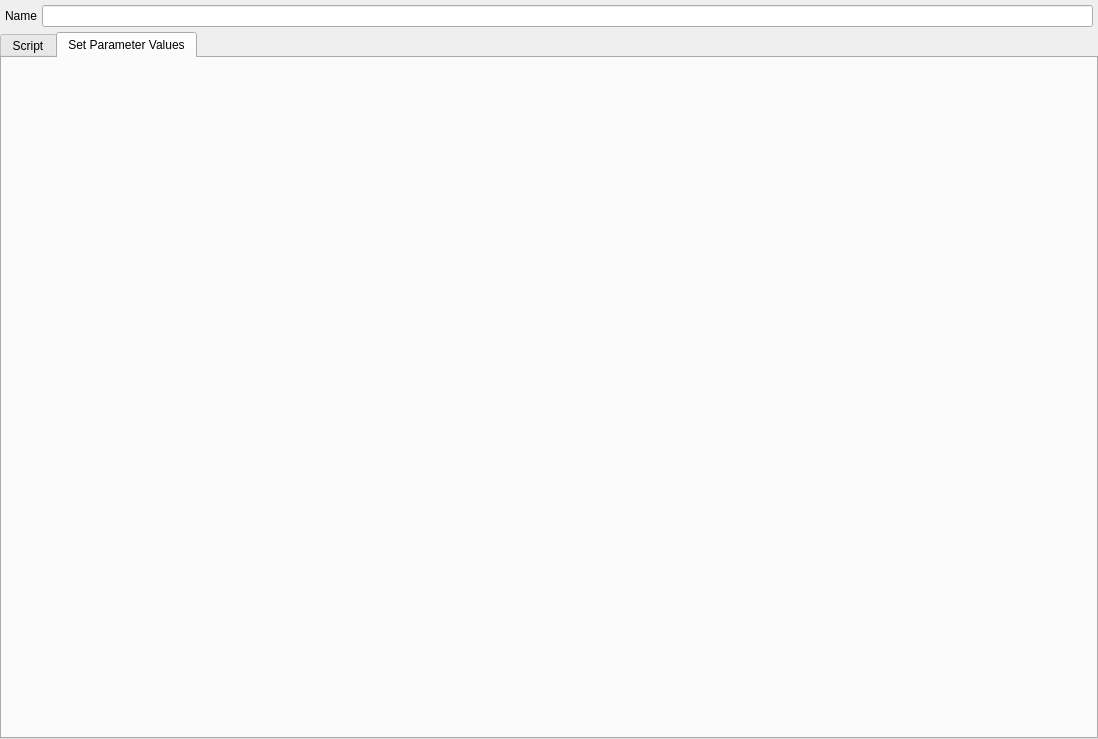
<?xml version="1.0" encoding="UTF-8"?>
<ui version="4.0">
 <class>EditPythonOperatorWidget</class>
 <widget class="QWidget" name="EditPythonOperatorWidget">
  <property name="geometry">
   <rect>
    <x>0</x>
    <y>0</y>
    <width>1098</width>
    <height>739</height>
   </rect>
  </property>
  <property name="sizePolicy">
   <sizepolicy hsizetype="Preferred" vsizetype="Preferred">
    <horstretch>1</horstretch>
    <verstretch>1</verstretch>
   </sizepolicy>
  </property>
  <property name="minimumSize">
   <size>
    <width>866</width>
    <height>629</height>
   </size>
  </property>
  <property name="windowTitle">
   <string>Form</string>
  </property>
  <layout class="QVBoxLayout" name="verticalLayout">
   <property name="spacing">
    <number>0</number>
   </property>
   <property name="leftMargin">
    <number>0</number>
   </property>
   <property name="topMargin">
    <number>0</number>
   </property>
   <property name="rightMargin">
    <number>0</number>
   </property>
   <property name="bottomMargin">
    <number>0</number>
   </property>
   <item>
    <widget class="QWidget" name="widget" native="true">
     <layout class="QHBoxLayout" name="horizontalLayout">
      <property name="spacing">
       <number>5</number>
      </property>
      <property name="leftMargin">
       <number>5</number>
      </property>
      <property name="topMargin">
       <number>5</number>
      </property>
      <property name="rightMargin">
       <number>5</number>
      </property>
      <property name="bottomMargin">
       <number>5</number>
      </property>
      <item>
       <widget class="QLabel" name="label">
        <property name="text">
         <string>Name</string>
        </property>
       </widget>
      </item>
      <item>
       <widget class="QLineEdit" name="name"/>
      </item>
     </layout>
    </widget>
   </item>
   <item>
    <widget class="QTabWidget" name="tabWidget">
     <property name="currentIndex">
      <number>1</number>
     </property>
     <widget class="QWidget" name="scriptTab">
      <attribute name="title">
       <string>Script</string>
      </attribute>
      <layout class="QVBoxLayout" name="verticalLayout_2">
       <item>
        <widget class="QLabel" name="label_2">
         <property name="text">
          <string>Python Script</string>
         </property>
        </widget>
       </item>
       <item>
        <widget class="QTextEdit" name="script">
         <property name="lineWrapMode">
          <enum>QTextEdit::NoWrap</enum>
         </property>
         <property name="html">
          <string>&lt;!DOCTYPE HTML PUBLIC &quot;-//W3C//DTD HTML 4.0//EN&quot; &quot;http://www.w3.org/TR/REC-html40/strict.dtd&quot;&gt;
&lt;html&gt;&lt;head&gt;&lt;meta name=&quot;qrichtext&quot; content=&quot;1&quot; /&gt;&lt;style type=&quot;text/css&quot;&gt;
p, li { white-space: pre-wrap; }
&lt;/style&gt;&lt;/head&gt;&lt;body style=&quot; font-size:11pt; font-weight:400; font-style:normal;&quot;&gt;
&lt;p style=&quot; margin-top:0px; margin-bottom:0px; margin-left:0px; margin-right:0px; -qt-block-indent:0; text-indent:0px;&quot;&gt;def transform(dataset):&lt;/p&gt;
&lt;p style=&quot; margin-top:0px; margin-bottom:0px; margin-left:0px; margin-right:0px; -qt-block-indent:0; text-indent:0px;&quot;&gt;    &amp;quot;&amp;quot;&amp;quot;Define this method for Python operators that&lt;/p&gt;
&lt;p style=&quot; margin-top:0px; margin-bottom:0px; margin-left:0px; margin-right:0px; -qt-block-indent:0; text-indent:0px;&quot;&gt;    transform the input array&amp;quot;&amp;quot;&amp;quot;&lt;/p&gt;
&lt;p style=&quot;-qt-paragraph-type:empty; margin-top:0px; margin-bottom:0px; margin-left:0px; margin-right:0px; -qt-block-indent:0; text-indent:0px;&quot;&gt;&lt;br /&gt;&lt;/p&gt;
&lt;p style=&quot; margin-top:0px; margin-bottom:0px; margin-left:0px; margin-right:0px; -qt-block-indent:0; text-indent:0px;&quot;&gt;    import numpy as np&lt;/p&gt;
&lt;p style=&quot;-qt-paragraph-type:empty; margin-top:0px; margin-bottom:0px; margin-left:0px; margin-right:0px; -qt-block-indent:0; text-indent:0px;&quot;&gt;&lt;br /&gt;&lt;/p&gt;
&lt;p style=&quot; margin-top:0px; margin-bottom:0px; margin-left:0px; margin-right:0px; -qt-block-indent:0; text-indent:0px;&quot;&gt;    # Get the current volume as a numpy array.&lt;/p&gt;
&lt;p style=&quot; margin-top:0px; margin-bottom:0px; margin-left:0px; margin-right:0px; -qt-block-indent:0; text-indent:0px;&quot;&gt;    array = dataset.active_scalars&lt;/p&gt;
&lt;p style=&quot;-qt-paragraph-type:empty; margin-top:0px; margin-bottom:0px; margin-left:0px; margin-right:0px; -qt-block-indent:0; text-indent:0px;&quot;&gt;&lt;br /&gt;&lt;/p&gt;
&lt;p style=&quot; margin-top:0px; margin-bottom:0px; margin-left:0px; margin-right:0px; -qt-block-indent:0; text-indent:0px;&quot;&gt;    # This is where you operate on your data, here we square root it.&lt;/p&gt;
&lt;p style=&quot; margin-top:0px; margin-bottom:0px; margin-left:0px; margin-right:0px; -qt-block-indent:0; text-indent:0px;&quot;&gt;    result = np.sqrt(array)&lt;/p&gt;
&lt;p style=&quot;-qt-paragraph-type:empty; margin-top:0px; margin-bottom:0px; margin-left:0px; margin-right:0px; -qt-block-indent:0; text-indent:0px;&quot;&gt;&lt;br /&gt;&lt;/p&gt;
&lt;p style=&quot; margin-top:0px; margin-bottom:0px; margin-left:0px; margin-right:0px; -qt-block-indent:0; text-indent:0px;&quot;&gt;    # This is where the transformed data is set, it will display in tomviz.&lt;/p&gt;
&lt;p style=&quot; margin-top:0px; margin-bottom:0px; margin-left:0px; margin-right:0px; -qt-block-indent:0; text-indent:0px;&quot;&gt;    dataset.active_scalars = result&lt;/p&gt;&lt;/body&gt;&lt;/html&gt;</string>
         </property>
         <property name="plainText">
          <string>def transform(dataset):
    &quot;&quot;&quot;Define this method for Python operators that
    transform the input array&quot;&quot;&quot;

    import numpy as np

    # Get the current volume as a numpy array.
    array = dataset.active_scalars

    # This is where you operate on your data, here we square root it.
    result = np.sqrt(array)

    # This is where the transformed data is set, it will display in tomviz.
    dataset.active_scalars = result</string>
         </property>
        </widget>
       </item>
       <item>
        <widget class="QPushButton" name="saveScript">
         <property name="text">
          <string>Save Script</string>
         </property>
        </widget>
       </item>
      </layout>
     </widget>
     <widget class="QWidget" name="tab_2">
      <attribute name="title">
       <string>Set Parameter Values</string>
      </attribute>
      <layout class="QHBoxLayout" name="horizontalLayout_2">
       <item>
        <widget class="QWidget" name="argumentsWidget" native="true"/>
       </item>
      </layout>
     </widget>
    </widget>
   </item>
  </layout>
 </widget>
 <resources/>
 <connections/>
</ui>
